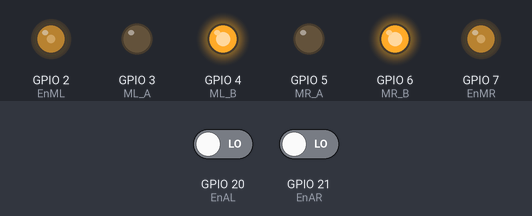
Simulated run of this sketch. Board: ESP32. Parts: output pins drawn as LEDs (lit = HIGH). The inputs (shaded band) are chosen by the test bench; at power-on: GPIO 20 (EnAL) LOW, GPIO 21 (EnAR) LOW. What the sketch prints to the serial monitor is not drawn.

Above: at 0.1 s.
Timing chart, 0 to 1.6 s (numbered marks = the images above):
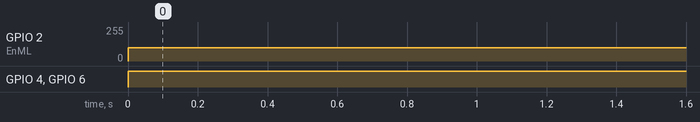

Measured:
- by itself, GPIO 2 (EnML): 0/255 → 100/255 at 0.00 s
- by itself, GPIO 4 (ML_B), GPIO 6 (MR_B): LOW → HIGH at 0.00 s

The sketch:

20240503_Velocidades.ino
```cpp
#include <util/atomic.h>

// Variables para PuenteH
#define EnML 2
#define ML_A 3
#define ML_B 4
#define MR_A 5
#define MR_B 6
#define EnMR 7

// Variables para entradas de encoder
#define EnAL 20 // Interrupción 5
#define EnBL 23
#define EnAR 21 // Interrupción 6
#define EnBR 25

// Variable para cálculo de velocidades
volatile int pulsosL = 0; // Para velocidad
volatile int pulsosR = 0;
float rpmL;
float rpmR;

unsigned long timeold, timenew;
float resolution = 48 * 46.85 / 4   ; // Pulsos sobre revolucion https://www.pololu.com/product/4845

void setup() {
  // Configuramos las salidas para el puente H
  pinMode(EnML, OUTPUT);
  pinMode(ML_A, OUTPUT);
  pinMode(ML_B, OUTPUT);
  pinMode(MR_A, OUTPUT);
  pinMode(MR_B, OUTPUT);
  pinMode(EnMR, OUTPUT);

  // Configuramos las entradas para los encoders
  pinMode(EnAL, INPUT);
  pinMode(EnBL, INPUT);
  pinMode(EnAR, INPUT);
  pinMode(EnBR, INPUT);

  // Baudrate del sistema Marvelmind
  Serial.begin(500000);

  //Configurar Interrupción
  timeold = 0;
  // digitalPinToInterrupt toma pin y regresa true si se puede interrumpir
  attachInterrupt(digitalPinToInterrupt(EnAL),leerEncoderL,RISING);
  attachInterrupt(digitalPinToInterrupt(EnAR),leerEncoderR,RISING);

}

//-----------------loop----------------
void loop() {
  int count = 0;
  // Velocidad máxima en 255
  // Velocidad mínima en 95, recomendable 100
  MRC(100);
  MLC(100);

  // Verificamos funcionalidad encoders
  // encoderL();
  // encoderR();

  //Espera un segundo para el calculo de las RPM
  if (millis() - timeold >= 1000 & count <= 5)
  {
    //Modifica las variables de la interrupción forma atómica
    ATOMIC_BLOCK(ATOMIC_RESTORESTATE){
      rpmL = float(pulsosL / resolution ) / (millis() - timeold) * 1000 * 60;
      rpmR = float(pulsosR / resolution ) / (millis() - timeold) * 1000 * 60;
      timeold = millis();
      count++;
      Serial.print ("PulsosL: ");
      Serial.println(pulsosL);
      Serial.print ("PulsosR: ");
      Serial.println(pulsosR);
      pulsosL = 0;
      pulsosR = 0;
    }
    Serial.print ("Tiempo en millis: ");
    Serial.println(timenew);
    Serial.print("RPML: ");
    Serial.println(rpmL);
    Serial.print("RPMR: ");
    Serial.println(rpmR);
  }
}

//------------------Funciones----------------
void MLC(int vel){
  analogWrite(EnML, vel);
  digitalWrite(ML_A, LOW);
  digitalWrite(ML_B, HIGH);
}

void MRC(int vel){
  analogWrite(EnMR, vel);
  digitalWrite(MR_A, LOW);
  digitalWrite(MR_B, HIGH);
}

void encoderL(){
  int a = digitalRead(EnAL);
  int b = digitalRead(EnBL);
  Serial.print(a*5);
  Serial.print(" ");
  Serial.println(b*5);
}

void encoderR(){
  int c = digitalRead(EnAR);
  int d = digitalRead(EnBR);
  Serial.print(c*5);
  Serial.print(" ");
  Serial.println(d*5);
}

//Función para la lectura del encoder
void leerEncoderL(){
    pulsosL++;
}

void leerEncoderR(){
    pulsosR++;
}
```
